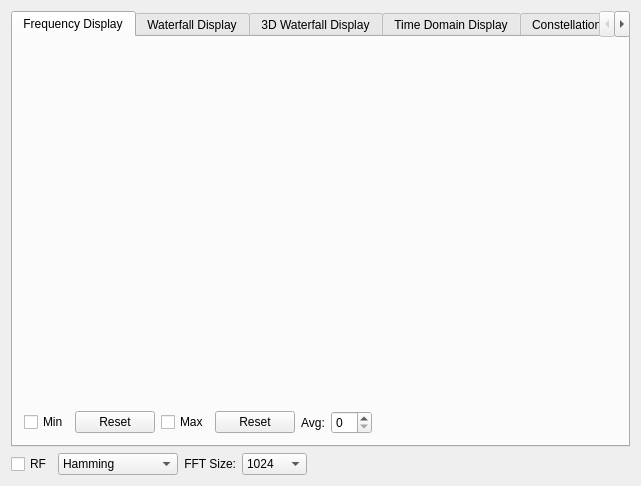
<?xml version="1.0" encoding="UTF-8"?>
<ui version="4.0">
 <class>SigplotDisplayForm</class>
 <widget class="QWidget" name="SigplotDisplayForm">
  <property name="geometry">
   <rect>
    <x>0</x>
    <y>0</y>
    <width>641</width>
    <height>486</height>
   </rect>
  </property>
  <property name="sizePolicy">
   <sizepolicy hsizetype="Expanding" vsizetype="Expanding">
    <horstretch>0</horstretch>
    <verstretch>0</verstretch>
   </sizepolicy>
  </property>
  <property name="windowTitle">
   <string>Spectrum Display</string>
  </property>
  <layout class="QVBoxLayout" name="verticalLayout_3">
   <item>
    <widget class="QTabWidget" name="SpectrumTypeTab">
     <property name="currentIndex">
      <number>0</number>
     </property>
     <widget class="QWidget" name="FrequencyPage">
      <attribute name="title">
       <string>Frequency Display</string>
      </attribute>
      <layout class="QVBoxLayout" name="verticalLayout">
       <item>
        <layout class="QVBoxLayout" name="verticalLayout_2">
         <item>
          <widget class="QFrame" name="FrequencyPlotDisplayFrame">
           <property name="sizePolicy">
            <sizepolicy hsizetype="Expanding" vsizetype="Expanding">
             <horstretch>0</horstretch>
             <verstretch>0</verstretch>
            </sizepolicy>
           </property>
           <property name="minimumSize">
            <size>
             <width>0</width>
             <height>0</height>
            </size>
           </property>
           <property name="sizeIncrement">
            <size>
             <width>1</width>
             <height>1</height>
            </size>
           </property>
           <property name="frameShape">
            <enum>QFrame::NoFrame</enum>
           </property>
           <property name="frameShadow">
            <enum>QFrame::Plain</enum>
           </property>
          </widget>
         </item>
         <item>
          <layout class="QHBoxLayout" name="horizontalLayout_2">
           <item>
            <widget class="QCheckBox" name="MinHoldCheckBox">
             <property name="text">
              <string>Min</string>
             </property>
             <property name="checked">
              <bool>false</bool>
             </property>
            </widget>
           </item>
           <item>
            <widget class="QPushButton" name="MinHoldResetBtn">
             <property name="text">
              <string>Reset</string>
             </property>
            </widget>
           </item>
           <item>
            <widget class="QCheckBox" name="MaxHoldCheckBox">
             <property name="text">
              <string>Max</string>
             </property>
             <property name="checked">
              <bool>false</bool>
             </property>
            </widget>
           </item>
           <item>
            <widget class="QPushButton" name="MaxHoldResetBtn">
             <property name="sizePolicy">
              <sizepolicy hsizetype="Fixed" vsizetype="Fixed">
               <horstretch>0</horstretch>
               <verstretch>0</verstretch>
              </sizepolicy>
             </property>
             <property name="minimumSize">
              <size>
               <width>25</width>
               <height>0</height>
              </size>
             </property>
             <property name="text">
              <string>Reset</string>
             </property>
            </widget>
           </item>
           <item>
            <widget class="QLabel" name="AvgLabel">
             <property name="enabled">
              <bool>true</bool>
             </property>
             <property name="sizePolicy">
              <sizepolicy hsizetype="Minimum" vsizetype="Minimum">
               <horstretch>0</horstretch>
               <verstretch>0</verstretch>
              </sizepolicy>
             </property>
             <property name="minimumSize">
              <size>
               <width>0</width>
               <height>0</height>
              </size>
             </property>
             <property name="text">
              <string>Avg:</string>
             </property>
             <property name="alignment">
              <set>Qt::AlignCenter</set>
             </property>
             <property name="wordWrap">
              <bool>false</bool>
             </property>
            </widget>
           </item>
           <item>
            <widget class="QSpinBox" name="AvgLineEdit"/>
           </item>
           <item>
            <spacer name="horizontalSpacer_2">
             <property name="orientation">
              <enum>Qt::Horizontal</enum>
             </property>
             <property name="sizeHint" stdset="0">
              <size>
               <width>200</width>
               <height>20</height>
              </size>
             </property>
            </spacer>
           </item>
          </layout>
         </item>
        </layout>
       </item>
      </layout>
     </widget>
     <widget class="QWidget" name="WaterfallPage">
      <attribute name="title">
       <string>Waterfall Display</string>
      </attribute>
      <layout class="QGridLayout" name="gridLayout_3">
       <item row="0" column="0">
        <widget class="QLabel" name="textLabel1">
         <property name="sizePolicy">
          <sizepolicy hsizetype="Minimum" vsizetype="Preferred">
           <horstretch>0</horstretch>
           <verstretch>0</verstretch>
          </sizepolicy>
         </property>
         <property name="maximumSize">
          <size>
           <width>100</width>
           <height>16777215</height>
          </size>
         </property>
         <property name="text">
          <string>Intensity</string>
         </property>
         <property name="wordWrap">
          <bool>false</bool>
         </property>
        </widget>
       </item>
       <item row="0" column="2">
        <widget class="QwtWheel" name="WaterfallMaximumIntensityWheel">
         <property name="sizePolicy">
          <sizepolicy hsizetype="Expanding" vsizetype="Fixed">
           <horstretch>0</horstretch>
           <verstretch>0</verstretch>
          </sizepolicy>
         </property>
         <property name="minimumSize">
          <size>
           <width>0</width>
           <height>0</height>
          </size>
         </property>
         <property name="mouseTracking">
          <bool>true</bool>
         </property>
         <property name="focusPolicy">
          <enum>Qt::WheelFocus</enum>
         </property>
         <property name="valid">
          <bool>true</bool>
         </property>
         <property name="totalAngle">
          <double>200.000000000000000</double>
         </property>
         <property name="viewAngle">
          <double>20.000000000000000</double>
         </property>
         <property name="mass">
          <double>0.000000000000000</double>
         </property>
        </widget>
       </item>
       <item row="0" column="3">
        <widget class="QLabel" name="WaterfallMaximumIntensityLabel">
         <property name="maximumSize">
          <size>
           <width>100</width>
           <height>16777215</height>
          </size>
         </property>
         <property name="text">
          <string>100 dB</string>
         </property>
         <property name="wordWrap">
          <bool>false</bool>
         </property>
        </widget>
       </item>
       <item row="1" column="0" colspan="4">
        <widget class="QFrame" name="WaterfallPlotDisplayFrame">
         <property name="minimumSize">
          <size>
           <width>0</width>
           <height>0</height>
          </size>
         </property>
         <property name="frameShape">
          <enum>QFrame::NoFrame</enum>
         </property>
         <property name="frameShadow">
          <enum>QFrame::Plain</enum>
         </property>
        </widget>
       </item>
       <item row="2" column="2">
        <widget class="QwtWheel" name="WaterfallMinimumIntensityWheel">
         <property name="minimumSize">
          <size>
           <width>0</width>
           <height>0</height>
          </size>
         </property>
         <property name="valid">
          <bool>true</bool>
         </property>
         <property name="totalAngle">
          <double>200.000000000000000</double>
         </property>
         <property name="viewAngle">
          <double>20.000000000000000</double>
         </property>
         <property name="mass">
          <double>0.000000000000000</double>
         </property>
        </widget>
       </item>
       <item row="2" column="3">
        <widget class="QLabel" name="WaterfallMinimumIntensityLabel">
         <property name="maximumSize">
          <size>
           <width>100</width>
           <height>16777215</height>
          </size>
         </property>
         <property name="text">
          <string>-100 dB</string>
         </property>
         <property name="wordWrap">
          <bool>false</bool>
         </property>
        </widget>
       </item>
       <item row="2" column="0" colspan="2">
        <widget class="QPushButton" name="WaterfallAutoScaleBtn">
         <property name="maximumSize">
          <size>
           <width>80</width>
           <height>16777215</height>
          </size>
         </property>
         <property name="toolTip">
          <string>Scales the Intensity to the current data extremes.</string>
         </property>
         <property name="text">
          <string>Auto Scale</string>
         </property>
        </widget>
       </item>
       <item row="0" column="1">
        <widget class="QComboBox" name="WaterfallIntensityComboBox">
         <property name="maximumSize">
          <size>
           <width>100</width>
           <height>16777215</height>
          </size>
         </property>
         <item>
          <property name="text">
           <string>Color</string>
          </property>
         </item>
         <item>
          <property name="text">
           <string>White Hot</string>
          </property>
         </item>
         <item>
          <property name="text">
           <string>Black Hot</string>
          </property>
         </item>
         <item>
          <property name="text">
           <string>Incandescent</string>
          </property>
         </item>
         <item>
          <property name="text">
           <string>User Defined</string>
          </property>
         </item>
        </widget>
       </item>
      </layout>
     </widget>
     <widget class="QWidget" name="Waterfall3DPage">
      <attribute name="title">
       <string>3D Waterfall Display</string>
      </attribute>
      <layout class="QGridLayout" name="gridLayout_6">
       <item row="0" column="0">
        <widget class="QLabel" name="textLabel1_2">
         <property name="sizePolicy">
          <sizepolicy hsizetype="Minimum" vsizetype="Preferred">
           <horstretch>0</horstretch>
           <verstretch>0</verstretch>
          </sizepolicy>
         </property>
         <property name="minimumSize">
          <size>
           <width>0</width>
           <height>0</height>
          </size>
         </property>
         <property name="maximumSize">
          <size>
           <width>100</width>
           <height>16777215</height>
          </size>
         </property>
         <property name="text">
          <string>Intensity</string>
         </property>
         <property name="wordWrap">
          <bool>false</bool>
         </property>
        </widget>
       </item>
       <item row="0" column="2">
        <widget class="QwtWheel" name="Waterfall3DMaximumIntensityWheel">
         <property name="sizePolicy">
          <sizepolicy hsizetype="Expanding" vsizetype="Fixed">
           <horstretch>0</horstretch>
           <verstretch>0</verstretch>
          </sizepolicy>
         </property>
         <property name="minimumSize">
          <size>
           <width>0</width>
           <height>0</height>
          </size>
         </property>
         <property name="mouseTracking">
          <bool>true</bool>
         </property>
         <property name="focusPolicy">
          <enum>Qt::WheelFocus</enum>
         </property>
         <property name="valid">
          <bool>true</bool>
         </property>
         <property name="totalAngle">
          <double>200.000000000000000</double>
         </property>
         <property name="viewAngle">
          <double>20.000000000000000</double>
         </property>
         <property name="mass">
          <double>0.000000000000000</double>
         </property>
        </widget>
       </item>
       <item row="0" column="3">
        <widget class="QLabel" name="Waterfall3DMaximumIntensityLabel">
         <property name="maximumSize">
          <size>
           <width>100</width>
           <height>16777215</height>
          </size>
         </property>
         <property name="text">
          <string>100 dB</string>
         </property>
         <property name="wordWrap">
          <bool>false</bool>
         </property>
        </widget>
       </item>
       <item row="1" column="0" colspan="4">
        <widget class="QFrame" name="Waterfall3DPlotDisplayFrame">
         <property name="frameShape">
          <enum>QFrame::NoFrame</enum>
         </property>
         <property name="frameShadow">
          <enum>QFrame::Plain</enum>
         </property>
        </widget>
       </item>
       <item row="2" column="0" colspan="2">
        <widget class="QPushButton" name="Waterfall3DAutoScaleBtn">
         <property name="minimumSize">
          <size>
           <width>0</width>
           <height>0</height>
          </size>
         </property>
         <property name="maximumSize">
          <size>
           <width>80</width>
           <height>16777215</height>
          </size>
         </property>
         <property name="sizeIncrement">
          <size>
           <width>0</width>
           <height>0</height>
          </size>
         </property>
         <property name="toolTip">
          <string>Scales the Intensity to the current data extremes.</string>
         </property>
         <property name="text">
          <string>Auto Scale</string>
         </property>
        </widget>
       </item>
       <item row="2" column="2">
        <widget class="QwtWheel" name="Waterfall3DMinimumIntensityWheel">
         <property name="minimumSize">
          <size>
           <width>0</width>
           <height>0</height>
          </size>
         </property>
         <property name="valid">
          <bool>true</bool>
         </property>
         <property name="totalAngle">
          <double>200.000000000000000</double>
         </property>
         <property name="viewAngle">
          <double>20.000000000000000</double>
         </property>
         <property name="mass">
          <double>0.000000000000000</double>
         </property>
        </widget>
       </item>
       <item row="2" column="3">
        <widget class="QLabel" name="Waterfall3DMinimumIntensityLabel">
         <property name="maximumSize">
          <size>
           <width>100</width>
           <height>16777215</height>
          </size>
         </property>
         <property name="text">
          <string>-100 dB</string>
         </property>
         <property name="wordWrap">
          <bool>false</bool>
         </property>
        </widget>
       </item>
       <item row="0" column="1">
        <widget class="QComboBox" name="Waterfall3DIntensityComboBox">
         <property name="maximumSize">
          <size>
           <width>100</width>
           <height>16777215</height>
          </size>
         </property>
         <item>
          <property name="text">
           <string>Color</string>
          </property>
         </item>
         <item>
          <property name="text">
           <string>White Hot</string>
          </property>
         </item>
         <item>
          <property name="text">
           <string>Black Hot</string>
          </property>
         </item>
         <item>
          <property name="text">
           <string>Incandescent</string>
          </property>
         </item>
         <item>
          <property name="text">
           <string>User Defined</string>
          </property>
         </item>
        </widget>
       </item>
      </layout>
     </widget>
     <widget class="QWidget" name="TimeDomainPage">
      <attribute name="title">
       <string>Time Domain Display</string>
      </attribute>
      <layout class="QGridLayout" name="gridLayout_4">
       <item row="0" column="0">
        <widget class="QFrame" name="TimeDomainDisplayFrame">
         <property name="minimumSize">
          <size>
           <width>0</width>
           <height>0</height>
          </size>
         </property>
         <property name="frameShape">
          <enum>QFrame::NoFrame</enum>
         </property>
         <property name="frameShadow">
          <enum>QFrame::Plain</enum>
         </property>
        </widget>
       </item>
      </layout>
     </widget>
     <widget class="QWidget" name="ConstellationPage">
      <attribute name="title">
       <string>Constellation Display</string>
      </attribute>
      <layout class="QGridLayout" name="gridLayout_5">
       <item row="0" column="0">
        <widget class="QFrame" name="ConstellationDisplayFrame">
         <property name="minimumSize">
          <size>
           <width>0</width>
           <height>0</height>
          </size>
         </property>
         <property name="frameShape">
          <enum>QFrame::StyledPanel</enum>
         </property>
         <property name="frameShadow">
          <enum>QFrame::Raised</enum>
         </property>
        </widget>
       </item>
      </layout>
     </widget>
    </widget>
   </item>
   <item>
    <layout class="QHBoxLayout" name="horizontalLayout">
     <item>
      <widget class="QCheckBox" name="UseRFFrequenciesCheckBox">
       <property name="text">
        <string>RF</string>
       </property>
      </widget>
     </item>
     <item>
      <widget class="QComboBox" name="WindowComboBox">
       <property name="sizePolicy">
        <sizepolicy hsizetype="Fixed" vsizetype="Fixed">
         <horstretch>0</horstretch>
         <verstretch>0</verstretch>
        </sizepolicy>
       </property>
       <property name="minimumSize">
        <size>
         <width>120</width>
         <height>0</height>
        </size>
       </property>
       <property name="maximumSize">
        <size>
         <width>120</width>
         <height>16777215</height>
        </size>
       </property>
       <property name="font">
        <font>
         <pointsize>9</pointsize>
        </font>
       </property>
       <item>
        <property name="text">
         <string>Hamming</string>
        </property>
       </item>
       <item>
        <property name="text">
         <string>Hann</string>
        </property>
       </item>
       <item>
        <property name="text">
         <string>Blackman</string>
        </property>
       </item>
       <item>
        <property name="text">
         <string>Rectangular</string>
        </property>
       </item>
       <item>
        <property name="text">
         <string>Kaiser</string>
        </property>
       </item>
       <item>
        <property name="text">
         <string>Blackman-harris</string>
        </property>
       </item>
      </widget>
     </item>
     <item>
      <widget class="QLabel" name="FFTSizeLabel">
       <property name="text">
        <string>FFT Size:</string>
       </property>
       <property name="alignment">
        <set>Qt::AlignRight|Qt::AlignTrailing|Qt::AlignVCenter</set>
       </property>
       <property name="wordWrap">
        <bool>false</bool>
       </property>
      </widget>
     </item>
     <item>
      <widget class="QComboBox" name="FFTSizeComboBox">
       <property name="sizePolicy">
        <sizepolicy hsizetype="Fixed" vsizetype="Fixed">
         <horstretch>0</horstretch>
         <verstretch>0</verstretch>
        </sizepolicy>
       </property>
       <property name="maximumSize">
        <size>
         <width>120</width>
         <height>16777215</height>
        </size>
       </property>
       <item>
        <property name="text">
         <string>1024</string>
        </property>
       </item>
       <item>
        <property name="text">
         <string>2048</string>
        </property>
       </item>
       <item>
        <property name="text">
         <string>4096</string>
        </property>
       </item>
       <item>
        <property name="text">
         <string>8192</string>
        </property>
       </item>
       <item>
        <property name="text">
         <string>16384</string>
        </property>
       </item>
       <item>
        <property name="text">
         <string>32768</string>
        </property>
       </item>
      </widget>
     </item>
     <item>
      <spacer name="horizontalSpacer">
       <property name="orientation">
        <enum>Qt::Horizontal</enum>
       </property>
       <property name="sizeHint" stdset="0">
        <size>
         <width>40</width>
         <height>20</height>
        </size>
       </property>
      </spacer>
     </item>
    </layout>
   </item>
  </layout>
 </widget>
 <layoutdefault spacing="6" margin="11"/>
 <pixmapfunction>qPixmapFromMimeSource</pixmapfunction>
 <customwidgets>
  <customwidget>
   <class>QwtWheel</class>
   <extends>QWidget</extends>
   <header>qwt_wheel.h</header>
  </customwidget>
 </customwidgets>
 <tabstops>
  <tabstop>SpectrumTypeTab</tabstop>
  <tabstop>FFTSizeComboBox</tabstop>
  <tabstop>WaterfallMaximumIntensityWheel</tabstop>
  <tabstop>WaterfallMinimumIntensityWheel</tabstop>
 </tabstops>
 <includes>
  <include location="global">sigplotguiclass.h</include>
  <include location="global">FrequencyDisplayPlot.h</include>
  <include location="global">WaterfallDisplayPlot.h</include>
  <include location="global">Waterfall3DDisplayPlot.h</include>
  <include location="global">TimeDomainDisplayPlot.h</include>
  <include location="global">qvalidator.h</include>
  <include location="global">vector</include>
  <include location="local">qwt_wheel.h</include>
 </includes>
 <resources/>
 <connections>
  <connection>
   <sender>MaxHoldCheckBox</sender>
   <signal>toggled(bool)</signal>
   <receiver>SigplotDisplayForm</receiver>
   <slot>MaxHoldCheckBox_toggled(bool)</slot>
   <hints>
    <hint type="sourcelabel">
     <x>22</x>
     <y>324</y>
    </hint>
    <hint type="destinationlabel">
     <x>20</x>
     <y>20</y>
    </hint>
   </hints>
  </connection>
  <connection>
   <sender>WindowComboBox</sender>
   <signal>activated(int)</signal>
   <receiver>SigplotDisplayForm</receiver>
   <slot>WindowTypeChanged(int)</slot>
   <hints>
    <hint type="sourcelabel">
     <x>20</x>
     <y>20</y>
    </hint>
    <hint type="destinationlabel">
     <x>20</x>
     <y>20</y>
    </hint>
   </hints>
  </connection>
  <connection>
   <sender>WaterfallMinimumIntensityWheel</sender>
   <signal>valueChanged(double)</signal>
   <receiver>SigplotDisplayForm</receiver>
   <slot>waterfallMinimumIntensityChangedCB(double)</slot>
   <hints>
    <hint type="sourcelabel">
     <x>217</x>
     <y>349</y>
    </hint>
    <hint type="destinationlabel">
     <x>20</x>
     <y>20</y>
    </hint>
   </hints>
  </connection>
  <connection>
   <sender>Waterfall3DMinimumIntensityWheel</sender>
   <signal>valueChanged(double)</signal>
   <receiver>SigplotDisplayForm</receiver>
   <slot>waterfall3DMinimumIntensityChangedCB(double)</slot>
   <hints>
    <hint type="sourcelabel">
     <x>217</x>
     <y>349</y>
    </hint>
    <hint type="destinationlabel">
     <x>20</x>
     <y>20</y>
    </hint>
   </hints>
  </connection>
  <connection>
   <sender>UseRFFrequenciesCheckBox</sender>
   <signal>toggled(bool)</signal>
   <receiver>SigplotDisplayForm</receiver>
   <slot>UseRFFrequenciesCB(bool)</slot>
   <hints>
    <hint type="sourcelabel">
     <x>20</x>
     <y>20</y>
    </hint>
    <hint type="destinationlabel">
     <x>20</x>
     <y>20</y>
    </hint>
   </hints>
  </connection>
  <connection>
   <sender>MaxHoldResetBtn</sender>
   <signal>clicked()</signal>
   <receiver>SigplotDisplayForm</receiver>
   <slot>MaxHoldResetBtn_clicked()</slot>
   <hints>
    <hint type="sourcelabel">
     <x>107</x>
     <y>324</y>
    </hint>
    <hint type="destinationlabel">
     <x>20</x>
     <y>20</y>
    </hint>
   </hints>
  </connection>
  <connection>
   <sender>MinHoldCheckBox</sender>
   <signal>toggled(bool)</signal>
   <receiver>SigplotDisplayForm</receiver>
   <slot>MinHoldCheckBox_toggled(bool)</slot>
   <hints>
    <hint type="sourcelabel">
     <x>22</x>
     <y>349</y>
    </hint>
    <hint type="destinationlabel">
     <x>20</x>
     <y>20</y>
    </hint>
   </hints>
  </connection>
  <connection>
   <sender>MinHoldResetBtn</sender>
   <signal>clicked()</signal>
   <receiver>SigplotDisplayForm</receiver>
   <slot>MinHoldResetBtn_clicked()</slot>
   <hints>
    <hint type="sourcelabel">
     <x>107</x>
     <y>349</y>
    </hint>
    <hint type="destinationlabel">
     <x>20</x>
     <y>20</y>
    </hint>
   </hints>
  </connection>
  <connection>
   <sender>Waterfall3DAutoScaleBtn</sender>
   <signal>clicked()</signal>
   <receiver>SigplotDisplayForm</receiver>
   <slot>Waterfall3DAutoScaleBtnCB()</slot>
   <hints>
    <hint type="sourcelabel">
     <x>22</x>
     <y>349</y>
    </hint>
    <hint type="destinationlabel">
     <x>20</x>
     <y>20</y>
    </hint>
   </hints>
  </connection>
  <connection>
   <sender>Waterfall3DMaximumIntensityWheel</sender>
   <signal>valueChanged(double)</signal>
   <receiver>SigplotDisplayForm</receiver>
   <slot>waterfall3DMaximumIntensityChangedCB(double)</slot>
   <hints>
    <hint type="sourcelabel">
     <x>217</x>
     <y>44</y>
    </hint>
    <hint type="destinationlabel">
     <x>20</x>
     <y>20</y>
    </hint>
   </hints>
  </connection>
  <connection>
   <sender>FFTSizeComboBox</sender>
   <signal>activated(QString)</signal>
   <receiver>SigplotDisplayForm</receiver>
   <slot>FFTComboBoxSelectedCB(QString)</slot>
   <hints>
    <hint type="sourcelabel">
     <x>20</x>
     <y>20</y>
    </hint>
    <hint type="destinationlabel">
     <x>20</x>
     <y>20</y>
    </hint>
   </hints>
  </connection>
  <connection>
   <sender>WaterfallMaximumIntensityWheel</sender>
   <signal>valueChanged(double)</signal>
   <receiver>SigplotDisplayForm</receiver>
   <slot>waterfallMaximumIntensityChangedCB(double)</slot>
   <hints>
    <hint type="sourcelabel">
     <x>217</x>
     <y>44</y>
    </hint>
    <hint type="destinationlabel">
     <x>20</x>
     <y>20</y>
    </hint>
   </hints>
  </connection>
  <connection>
   <sender>WaterfallIntensityComboBox</sender>
   <signal>activated(int)</signal>
   <receiver>SigplotDisplayForm</receiver>
   <slot>WaterfallIntensityColorTypeChanged(int)</slot>
   <hints>
    <hint type="sourcelabel">
     <x>92</x>
     <y>44</y>
    </hint>
    <hint type="destinationlabel">
     <x>20</x>
     <y>20</y>
    </hint>
   </hints>
  </connection>
  <connection>
   <sender>AvgLineEdit</sender>
   <signal>valueChanged(int)</signal>
   <receiver>SigplotDisplayForm</receiver>
   <slot>AvgLineEdit_valueChanged(int)</slot>
   <hints>
    <hint type="sourcelabel">
     <x>604</x>
     <y>421</y>
    </hint>
    <hint type="destinationlabel">
     <x>328</x>
     <y>260</y>
    </hint>
   </hints>
  </connection>
  <connection>
   <sender>WaterfallAutoScaleBtn</sender>
   <signal>clicked()</signal>
   <receiver>SigplotDisplayForm</receiver>
   <slot>WaterfallAutoScaleBtnCB()</slot>
   <hints>
    <hint type="sourcelabel">
     <x>22</x>
     <y>349</y>
    </hint>
    <hint type="destinationlabel">
     <x>20</x>
     <y>20</y>
    </hint>
   </hints>
  </connection>
  <connection>
   <sender>Waterfall3DIntensityComboBox</sender>
   <signal>activated(int)</signal>
   <receiver>SigplotDisplayForm</receiver>
   <slot>Waterfall3DIntensityColorTypeChanged(int)</slot>
   <hints>
    <hint type="sourcelabel">
     <x>92</x>
     <y>44</y>
    </hint>
    <hint type="destinationlabel">
     <x>20</x>
     <y>20</y>
    </hint>
   </hints>
  </connection>
  <connection>
   <sender>SpectrumTypeTab</sender>
   <signal>currentChanged(int)</signal>
   <receiver>SigplotDisplayForm</receiver>
   <slot>TabChanged(int)</slot>
   <hints>
    <hint type="sourcelabel">
     <x>314</x>
     <y>189</y>
    </hint>
    <hint type="destinationlabel">
     <x>316</x>
     <y>217</y>
    </hint>
   </hints>
  </connection>
 </connections>
</ui>
